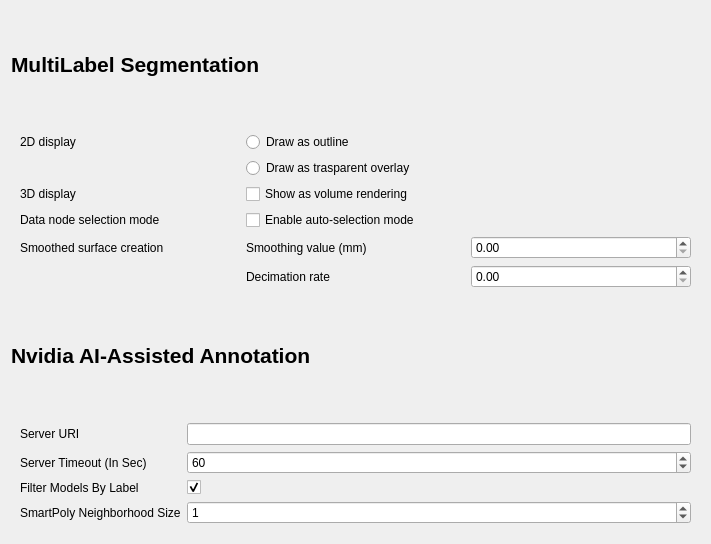
<?xml version="1.0" encoding="UTF-8"?>
<ui version="4.0">
 <class>Settings</class>
 <widget class="QWidget" name="Settings">
  <property name="geometry">
   <rect>
    <x>0</x>
    <y>0</y>
    <width>711</width>
    <height>544</height>
   </rect>
  </property>
  <property name="windowTitle">
   <string>Form</string>
  </property>
  <layout class="QVBoxLayout" name="verticalLayout">
   <item>
    <widget class="QLabel" name="seg_title">
     <property name="font">
      <font>
       <pointsize>16</pointsize>
       <weight>75</weight>
       <bold>true</bold>
      </font>
     </property>
     <property name="text">
      <string>MultiLabel Segmentation</string>
     </property>
    </widget>
   </item>
   <item>
    <widget class="QWidget" name="seg_form" native="true">
     <layout class="QGridLayout" name="gridLayout_2">
      <item row="0" column="0">
       <widget class="QLabel" name="label">
        <property name="text">
         <string>2D display</string>
        </property>
       </widget>
      </item>
      <item row="2" column="0">
       <widget class="QLabel" name="label_2">
        <property name="text">
         <string>3D display</string>
        </property>
       </widget>
      </item>
      <item row="1" column="1" colspan="2">
       <widget class="QRadioButton" name="radioOverlay">
        <property name="text">
         <string>Draw as trasparent overlay</string>
        </property>
       </widget>
      </item>
      <item row="4" column="2">
       <widget class="QDoubleSpinBox" name="smoothingSpinBox"/>
      </item>
      <item row="5" column="1">
       <widget class="QLabel" name="label_6">
        <property name="text">
         <string>Decimation rate</string>
        </property>
       </widget>
      </item>
      <item row="2" column="1">
       <widget class="QCheckBox" name="volumeRenderingCheckBox">
        <property name="text">
         <string>Show as volume rendering</string>
        </property>
       </widget>
      </item>
      <item row="4" column="0">
       <widget class="QLabel" name="label_4">
        <property name="text">
         <string>Smoothed surface creation</string>
        </property>
       </widget>
      </item>
      <item row="4" column="1">
       <widget class="QLabel" name="label_5">
        <property name="text">
         <string>Smoothing value (mm)</string>
        </property>
       </widget>
      </item>
      <item row="5" column="2">
       <widget class="QDoubleSpinBox" name="decimationSpinBox"/>
      </item>
      <item row="0" column="1" colspan="2">
       <widget class="QRadioButton" name="radioOutline">
        <property name="text">
         <string>Draw as outline</string>
        </property>
       </widget>
      </item>
      <item row="3" column="0">
       <widget class="QLabel" name="label_3">
        <property name="text">
         <string>Data node selection mode</string>
        </property>
       </widget>
      </item>
      <item row="3" column="1">
       <widget class="QCheckBox" name="selectionModeCheckBox">
        <property name="text">
         <string>Enable auto-selection mode</string>
        </property>
       </widget>
      </item>
     </layout>
    </widget>
   </item>
   <item>
    <widget class="QLabel" name="nvidia_title">
     <property name="font">
      <font>
       <pointsize>16</pointsize>
       <weight>75</weight>
       <bold>true</bold>
      </font>
     </property>
     <property name="text">
      <string>Nvidia AI-Assisted Annotation</string>
     </property>
     <property name="textFormat">
      <enum>Qt::AutoText</enum>
     </property>
    </widget>
   </item>
   <item>
    <widget class="QWidget" name="nvidia_form" native="true">
     <layout class="QGridLayout" name="gridLayout">
      <item row="1" column="0">
       <widget class="QLabel" name="serverTimeoutLabel">
        <property name="text">
         <string>Server Timeout (In Sec)</string>
        </property>
       </widget>
      </item>
      <item row="3" column="0">
       <widget class="QLabel" name="neighborhoodSizeLabel">
        <property name="text">
         <string>SmartPoly Neighborhood Size</string>
        </property>
        <property name="buddy">
         <cstring>neighborhoodSizeSpinBox</cstring>
        </property>
       </widget>
      </item>
      <item row="0" column="1">
       <widget class="QLineEdit" name="serverURILineEdit">
        <property name="text">
         <string/>
        </property>
       </widget>
      </item>
      <item row="3" column="1">
       <widget class="QSpinBox" name="neighborhoodSizeSpinBox">
        <property name="maximum">
         <number>100</number>
        </property>
        <property name="value">
         <number>1</number>
        </property>
       </widget>
      </item>
      <item row="2" column="1">
       <widget class="QCheckBox" name="modelFilterCheckBox">
        <property name="checked">
         <bool>true</bool>
        </property>
       </widget>
      </item>
      <item row="2" column="0">
       <widget class="QLabel" name="modelFilterLabel">
        <property name="text">
         <string>Filter Models By Label</string>
        </property>
        <property name="buddy">
         <cstring>modelFilterCheckBox</cstring>
        </property>
       </widget>
      </item>
      <item row="0" column="0">
       <widget class="QLabel" name="serverURILabel">
        <property name="text">
         <string>Server URI</string>
        </property>
        <property name="buddy">
         <cstring>serverURILineEdit</cstring>
        </property>
       </widget>
      </item>
      <item row="1" column="1">
       <widget class="QSpinBox" name="serverTimeoutSpinBox">
        <property name="minimum">
         <number>1</number>
        </property>
        <property name="maximum">
         <number>1200</number>
        </property>
        <property name="value">
         <number>60</number>
        </property>
       </widget>
      </item>
     </layout>
    </widget>
   </item>
  </layout>
 </widget>
 <resources/>
 <connections/>
</ui>
